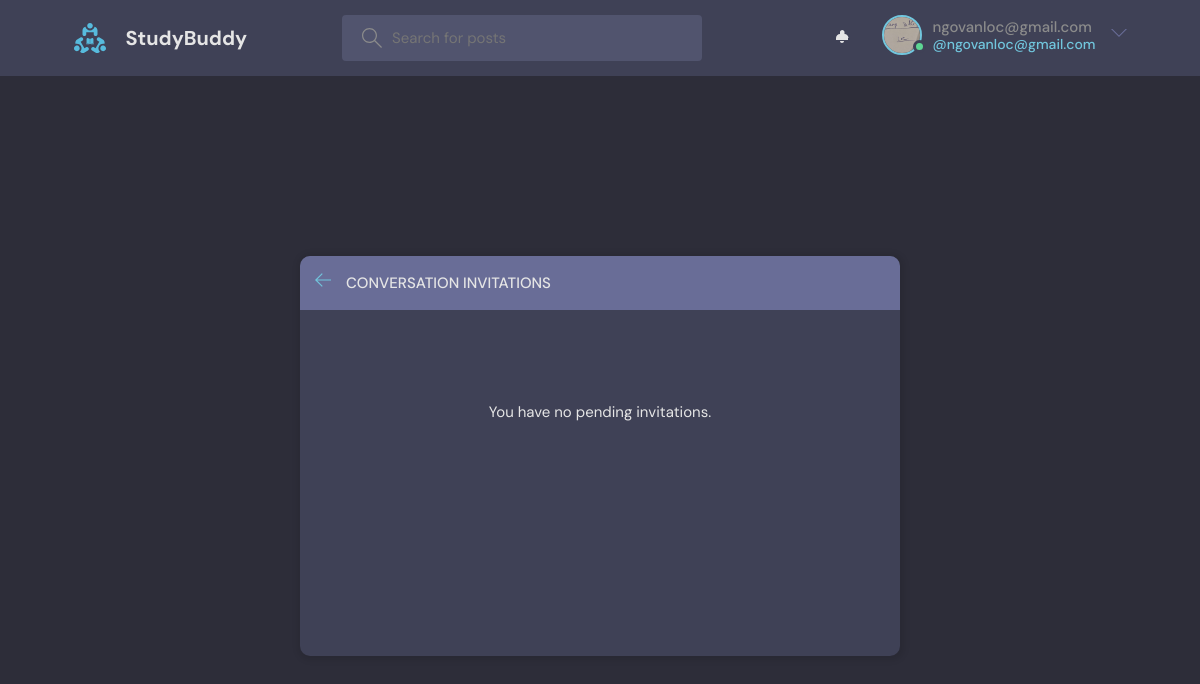
The page /invitations/ (signed in) on the database its author committed.
### base/models.py (models this page shows, shortened)
class User(AbstractUser):
    name = models.CharField(max_length=200, null=True)
    email = models.EmailField(unique=True, null=True)
    bio = models.TextField(null=True)
    avatar = models.ImageField(null=True, default="avatar.svg")
    objects = UserManager()
    USERNAME_FIELD = 'email'
    REQUIRED_FIELDS = []

### base/views.py (the view)
# urls.py: path('invitations/', views.invitationsPage, name="invitations"),
@login_required(login_url='login')
def invitationsPage(request):
    invitations = RoomInvitation.objects.filter(recipient=request.user, status='pending')
    context = {'invitations': invitations}
    return render(request, 'base/invitations.html', context)

### base/templates/base/invitations.html
{% extends 'main.html' %}
{% block content %}
<main class="layout">
  <div class="container">
    <div class="layout__box" style="max-width: 600px; margin: 40px auto;">
      <div class="layout__boxHeader">
        <div class="layout__boxTitle">
          <a href="{% url 'home' %}">
            <svg version="1.1" xmlns="http://www.w3.org/2000/svg" width="32" height="32" viewBox="0 0 32 32">
              <title>arrow-left</title>
              <path d="M13.723 2.286l-13.723 13.714 13.719 13.714 1.616-1.611-10.96-10.96h27.625v-2.286h-27.625l10.965-10.965-1.616-1.607z"></path>
            </svg>
          </a>
          <h3>Conversation Invitations</h3>
        </div>
      </div>
      <div class="layout__body" style="padding: 20px;">
        {% if invitations %}
          <ul style="list-style: none; padding: 0; margin: 0;">
            {% for invite in invitations %}
              <li style="background-color: var(--color-dark); padding: 15px; border-radius: 8px; margin-bottom: 15px; display: flex; justify-content: space-between; align-items: center; border: 1px solid var(--color-dark-medium);">
                <div>
                  <h4 style="color: var(--color-light); margin-bottom: 5px;">{{ invite.room.name }}</h4>
                  <p style="font-size: 1.3rem; color: var(--color-light-gray);">Invited by: <strong>@{{ invite.sender.username }}</strong></p>
                </div>
                <div style="display: flex; gap: 10px;">
                  <a href="{% url 'respond-invitation' invite.id 'accept' %}" class="btn btn--main" style="padding: 8px 15px; font-size: 1.3rem;">Accept</a>
                  <a href="{% url 'respond-invitation' invite.id 'decline' %}" class="btn btn--dark" style="padding: 8px 15px; font-size: 1.3rem; border: 1px solid var(--color-light);">Decline</a>
                </div>
              </li>
            {% endfor %}
          </ul>
        {% else %}
          <p style="text-align: center; color: var(--color-light); padding: 40px 0;">You have no pending invitations.</p>
        {% endif %}
      </div>
    </div>
  </div>
</main>
{% endblock content %}

### templates/navbar.html (shortened to what this page needs)
{% load static %}
<header class="header header--loggedIn">
    <div class="container">
        <a href="{% url 'home' %}" class="header__logo">
            <img src="{% static 'images/logo.svg' %}" />
            <h1>StudyBuddy</h1>
        </a>
        <form class="header__search" method="GET" action="{% url 'home' %}">
            <label>
                <input name="q" placeholder="Search for posts" />
            </label>
        </form>
        <nav class="header__menu">
            {% if request.user.is_authenticated %}
            <div style="display: flex; align-items: center; gap: 2rem;">
                <a href="{% url 'invitations' %}" class="notification-bell" style="position: relative; display: flex; align-items: center; justify-content: center; height: 40px; width: 40px;">
                </a>
                <div class="header__user" style="display: flex; align-items: center; gap: 1.5rem;">
                    <a href="{% url 'update-user' %}" style="display: flex; align-items: center; gap: 1rem;">
                        <div class="avatar avatar--medium active">
                            <img src="{{request.user.avatar.url}}" />
                        </div>
                        <p>{{request.user.username}} <span style="display: block;">@{{request.user.username}}</span></p>
                    </a>
                    <button class="dropdown-button">
                        <svg version="1.1" xmlns="http://www.w3.org/2000/svg" width="32" height="32" viewBox="0 0 32 32">
                            <title>chevron-down</title>
                            <path d="M16 21l-13-13h-3l16 16 16-16h-3l-13 13z"></path>
                        </svg>
                    </button>
                </div>
            </div>
            {% else %}
            <a href="{% url 'login' %}">
                <img src="{% static 'images/avatar.svg' %}" />
                <p>Login</p>
            </a>
            {% endif %}
        </nav>
    </div>
</header>

### static/styles/style.css (style rules this page uses)
:root { --color-main: #71c6dd; --color-main-light: #e1f6fb; --color-dark: #3f4156; --color-dark-medium: #51546e; --color-dark-light: #696d97; --color-light: #e5e5e5; --color-gray: #8b8b8b; --color-light-gray: #b2bdbd; --color-bg: #2d2d39; --color-success: #5dd693; --color-error: #fc4b0b; }
* { font-family: "DM Sans", -apple-system, BlinkMacSystemFont, "Segoe UI", Roboto, Oxygen, Ubuntu, Cantarell, "Open Sans", "Helvetica Neue", sans-serif; margin: 0; padding: 0; box-sizing: border-box; text-rendering: optimizeLegibility; font-size: inherit; }
html { font-size: 56.25%; }
@media only screen and (min-width: 1200px) { html { font-size: 62.5%; } }
body { line-height: 1.6; font-weight: 400; font-size: 1.5rem; color: var(--color-light-gray); background-color: var(--color-bg); min-height: 100vh; }
img { width: 100%; }
a { display: inline-block; color: var(--color-main); text-decoration: none; }
.container { max-width: 120rem; width: 90%; margin: auto; }
.avatar { position: relative; display: inline-block; border-radius: 50%; border: 2px solid var(--color-main); }
.avatar img { display: block; border-radius: 50%; object-fit: cover; object-position: center; }
.avatar::after { content: ""; display: block; position: absolute; background-color: var(--color-gray); z-index: 111; border-radius: 50%; border: 0.3rem solid var(--color-dark); }
.avatar.active::after { background-color: var(--color-success); }
.avatar.avatar--medium img { width: 3.6rem; height: 3.6rem; border-radius: 50%; }
.avatar.avatar--medium:after { width: 0.7rem; height: 0.7rem; bottom: 0px; right: -6px; }
.header { padding: 1.5rem; background-color: var(--color-dark); }
.header > .container { display: flex; gap: 9.5rem; }
.header__logo, .header__user { display: flex; gap: 2rem; align-items: center; }
.header__logo > img { height: 3.2rem; width: 3.2rem; }
.header__logo > h1 { font-weight: 700; font-size: 2rem; color: var(--color-light); }
.header__search > label { background-color: var(--color-dark-medium); padding: 1.3rem 1rem; display: flex; align-items: center; gap: 1rem; border-radius: 4px; }
.header__search svg { fill: var(--color-gray); width: 2rem; height: 2rem; margin-left: 1rem; }
.header__search input { width: 30rem; background: transparent; border: none; outline: none; color: var(--color-light); }
.header__menu { margin-left: auto; position: relative; }
.header__menu a { display: flex; gap: 1.5rem; align-items: center; font-weight: 500; text-decoration: none; color: var(--color-gray); }
.header__menu img { height: 3.6rem; }
.header__menu p { line-height: 1.2; }
.header__menu span { color: var(--color-main); font-weight: 500; font-size: 1.4rem; display: block; }
.header__menu svg { width: 1.6rem; height: 1.6rem; fill: var(--color-dark-light); }
.dropdown-button { background: transparent; border: 0; outline: 0; cursor: pointer; }
.layout { margin-top: 2.4rem; }
.layout > .container { display: flex; justify-content: space-between; align-items: flex-start; }
.layout__box { width: 90%; max-width: 48rem; min-height: 40rem; position: absolute; top: 50%; left: 50%; transform: translate(-50%, -46%); background-color: var(--color-dark); border-radius: 1rem; box-shadow: 1px 1px 6px 3px rgba(0, 0, 0, 0.1); overflow: hidden; }
.layout__boxHeader { display: flex; padding: 1.5rem; background-color: var(--color-dark-light); }
.layout__boxTitle { display: flex; gap: 1.5rem; align-items: center; }
.layout__boxTitle h3 { text-transform: uppercase; font-weight: 500; color: var(--color-light); }
.layout__boxTitle svg { width: 1.6rem; height: 1.6rem; fill: var(--color-main); }
.layout__body { margin: 3rem; }

### rows shown on the page
User: user.avatar (picture), user.username "ngovanloc@gmail.com"
